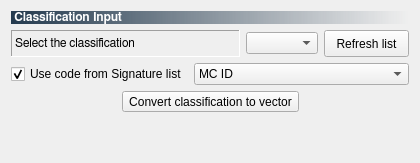
         <widget class="QWidget" name="tab_class_to_vector">
          <attribute name="icon">
           <iconset resource="resources.qrc">
            <normaloff>:/plugins/semiautomaticclassificationplugin/icons/semiautomaticclassificationplugin_class_to_vector_tool.png</normaloff>:/plugins/semiautomaticclassificationplugin/icons/semiautomaticclassificationplugin_class_to_vector_tool.png</iconset>
          </attribute>
          <attribute name="title">
           <string>Classification to vector</string>
          </attribute>
          <layout class="QGridLayout" name="gridLayout_76">
           <item row="0" column="0">
            <layout class="QGridLayout" name="gridLayout_71">
             <item row="1" column="2">
              <widget class="QPushButton" name="toolButton_reload_11">
               <property name="sizePolicy">
                <sizepolicy hsizetype="Maximum" vsizetype="Fixed">
                 <horstretch>0</horstretch>
                 <verstretch>0</verstretch>
                </sizepolicy>
               </property>
               <property name="minimumSize">
                <size>
                 <width>85</width>
                 <height>27</height>
                </size>
               </property>
               <property name="maximumSize">
                <size>
                 <width>85</width>
                 <height>27</height>
                </size>
               </property>
               <property name="toolTip">
                <string>&lt;html&gt;&lt;head/&gt;&lt;body&gt;&lt;p&gt;Refresh list of rasters&lt;/p&gt;&lt;/body&gt;&lt;/html&gt;</string>
               </property>
               <property name="text">
                <string>Refresh list</string>
               </property>
              </widget>
             </item>
             <item row="1" column="0">
              <widget class="QLabel" name="label_63">
               <property name="sizePolicy">
                <sizepolicy hsizetype="Minimum" vsizetype="Preferred">
                 <horstretch>0</horstretch>
                 <verstretch>0</verstretch>
                </sizepolicy>
               </property>
               <property name="minimumSize">
                <size>
                 <width>229</width>
                 <height>0</height>
                </size>
               </property>
               <property name="font">
                <font>
                 <family>FreeSans</family>
                 <weight>50</weight>
                 <bold>false</bold>
                </font>
               </property>
               <property name="frameShape">
                <enum>QFrame::Panel</enum>
               </property>
               <property name="frameShadow">
                <enum>QFrame::Sunken</enum>
               </property>
               <property name="text">
                <string>Select the classification</string>
               </property>
               <property name="alignment">
                <set>Qt::AlignLeading|Qt::AlignLeft|Qt::AlignVCenter</set>
               </property>
              </widget>
             </item>
             <item row="1" column="1">
              <widget class="QComboBox" name="classification_vector_name_combo">
               <property name="sizePolicy">
                <sizepolicy hsizetype="Preferred" vsizetype="Fixed">
                 <horstretch>1</horstretch>
                 <verstretch>0</verstretch>
                </sizepolicy>
               </property>
               <property name="toolTip">
                <string>&lt;html&gt;&lt;head/&gt;&lt;body&gt;&lt;p&gt;Select the classification raster&lt;/p&gt;&lt;/body&gt;&lt;/html&gt;</string>
               </property>
              </widget>
             </item>
             <item row="0" column="0" colspan="3">
              <widget class="QLabel" name="label_64">
               <property name="sizePolicy">
                <sizepolicy hsizetype="Expanding" vsizetype="Preferred">
                 <horstretch>0</horstretch>
                 <verstretch>0</verstretch>
                </sizepolicy>
               </property>
               <property name="font">
                <font>
                 <family>FreeSans</family>
                 <weight>75</weight>
                 <bold>true</bold>
                </font>
               </property>
               <property name="styleSheet">
                <string notr="true">background-color : qlineargradient(spread:pad, x1:0, y1:0, x2:1, y2:0, stop:0 #243a4e, stop:1 rgba(0, 0, 0, 0)); color : white</string>
               </property>
               <property name="text">
                <string> Classification Input</string>
               </property>
              </widget>
             </item>
            </layout>
           </item>
           <item row="1" column="0">
            <layout class="QGridLayout" name="gridLayout_74">
             <item row="0" column="0">
              <widget class="QCheckBox" name="use_class_code_checkBox">
               <property name="toolTip">
                <string>&lt;html&gt;&lt;head/&gt;&lt;body&gt;&lt;p&gt;Use the codes from Signature list table for shapefile legend&lt;/p&gt;&lt;/body&gt;&lt;/html&gt;</string>
               </property>
               <property name="text">
                <string>Use code from Signature list</string>
               </property>
               <property name="checked">
                <bool>true</bool>
               </property>
              </widget>
             </item>
             <item row="0" column="1">
              <widget class="QComboBox" name="class_macroclass_comboBox">
               <property name="sizePolicy">
                <sizepolicy hsizetype="Preferred" vsizetype="Fixed">
                 <horstretch>1</horstretch>
                 <verstretch>0</verstretch>
                </sizepolicy>
               </property>
               <property name="toolTip">
                <string>&lt;html&gt;&lt;head/&gt;&lt;body&gt;&lt;p&gt;Select the code field&lt;/p&gt;&lt;/body&gt;&lt;/html&gt;</string>
               </property>
               <item>
                <property name="text">
                 <string>MC ID</string>
                </property>
               </item>
               <item>
                <property name="text">
                 <string>C ID</string>
                </property>
               </item>
              </widget>
             </item>
            </layout>
           </item>
           <item row="2" column="0">
            <layout class="QGridLayout" name="gridLayout_75">
             <item row="0" column="0">
              <spacer name="horizontalSpacer_16">
               <property name="orientation">
                <enum>Qt::Horizontal</enum>
               </property>
               <property name="sizeHint" stdset="0">
                <size>
                 <width>40</width>
                 <height>20</height>
                </size>
               </property>
              </spacer>
             </item>
             <item row="0" column="2">
              <spacer name="horizontalSpacer_17">
               <property name="orientation">
                <enum>Qt::Horizontal</enum>
               </property>
               <property name="sizeHint" stdset="0">
                <size>
                 <width>40</width>
                 <height>20</height>
                </size>
               </property>
              </spacer>
             </item>
             <item row="0" column="1">
              <widget class="QToolButton" name="convert_toolButton">
               <property name="toolTip">
                <string>&lt;html&gt;&lt;head/&gt;&lt;body&gt;&lt;p&gt;Convert classification to shapefile&lt;/p&gt;&lt;/body&gt;&lt;/html&gt;</string>
               </property>
               <property name="text">
                <string>Convert classification to vector</string>
               </property>
              </widget>
             </item>
             <item row="1" column="1">
              <spacer name="verticalSpacer_12">
               <property name="orientation">
                <enum>Qt::Vertical</enum>
               </property>
               <property name="sizeHint" stdset="0">
                <size>
                 <width>20</width>
                 <height>40</height>
                </size>
               </property>
              </spacer>
             </item>
            </layout>
           </item>
          </layout>
         </widget>
